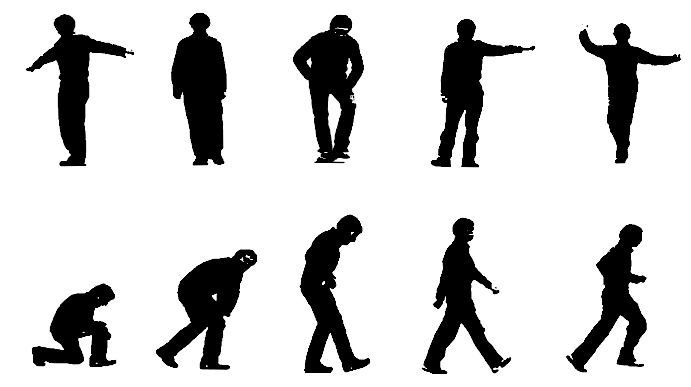
%> input picture Computer_Vision/Assignment-2/Q1/figure1.jpg, 1382 x 774 px (shown at 1/2 size)
$ octave untitled.m   (GNU Octave 9; MATLAB toolbox functions it lacks are replaced by stand-ins)
%> lines starting %> are read from the running program, lines starting %| are printed output that depends on the picture; in (x1, y1, x2, y2) boxes, pixels count from 0 and x2, y2 are one past the last pixel; in counts of white or black regions, pixels touching at a corner belong together; the program's own positions count from 1
a=imread('figure1.jpg');
%> a is the input picture: size 774x1382x3 uint8; min 0, max 255, mean 208.7
% [4 lines of commented-out code are left out]
d=imcrop(a,[0 0 300 360]);
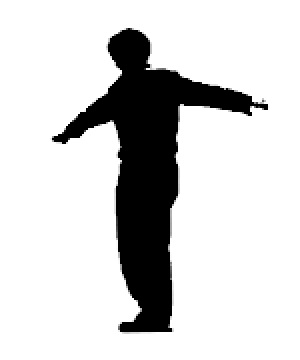
%> d: size 360x300x3 uint8; min 0, max 255, mean 210.8
%imshow(d);
e=imcrop(a,[790 400 276.4 387]);
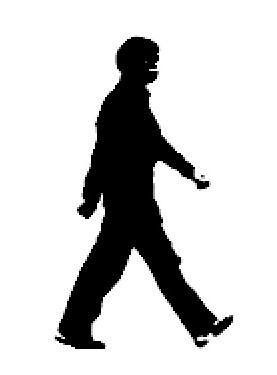
%> e: size 375x277x3 uint8; min 0, max 255, mean 206.5
%imshow(e);
i=edge(rgb2gray(d));
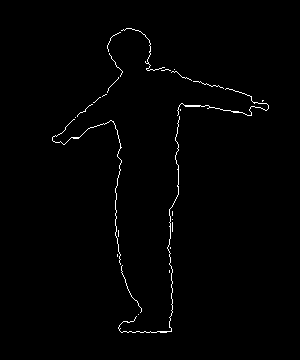
%> i: size 360x300 logical; 0.98% white in thin lines or dots, all inside (x1, y1, x2, y2) = (52, 28, 269, 333)

%to plot the polar form of the image.
l=1;
for m=1:360
    for n=1:300
        if i(m,n)==1
%> (the run ends here)
